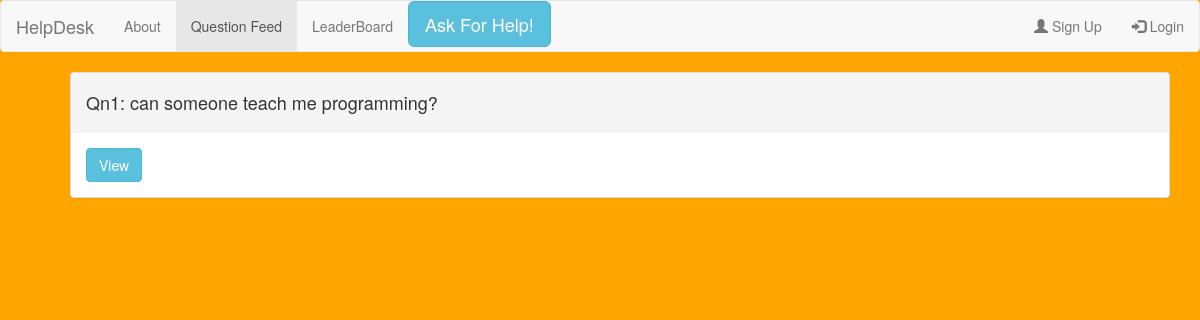
The app's page /homeFeed/, older data.
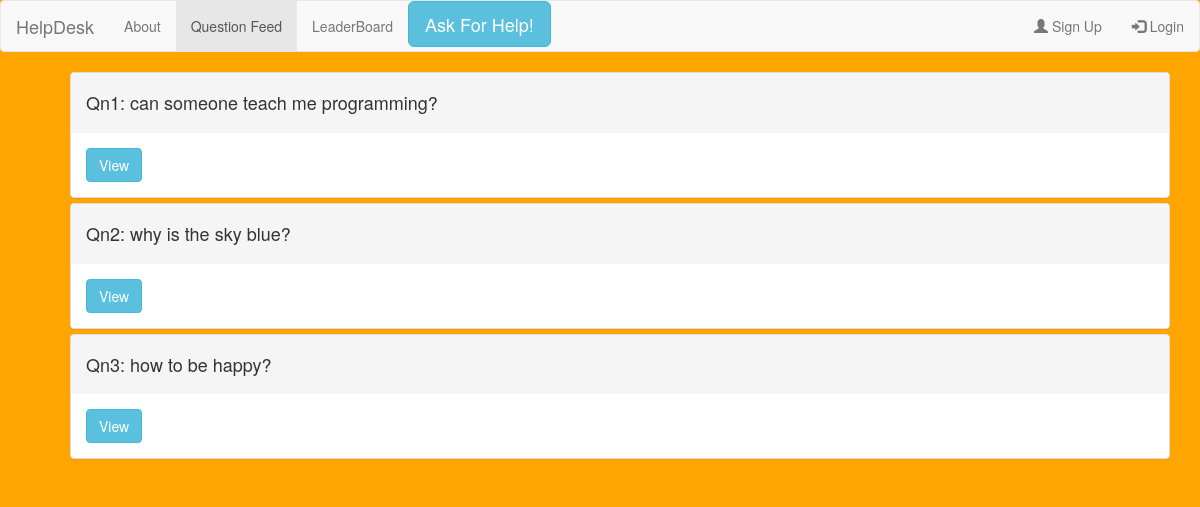
The same page, newer data.
### homeFeed/models.py (models this page shows, shortened)
class Question(models.Model):
    question_name = models.CharField(max_length=100)

### homeFeed/views.py (the view)
# urls.py: path('', views.homeFeedView, name='homeFeedView'),
def homeFeedView(request):
    is_authenticated = False
    if isLoggedIn(request):
        is_authenticated = True
    all_questions = Question.objects.all()
    return render(request,'homeFeed.html',{'all_questions_list':all_questions,'is_authenticated':is_authenticated})

### homeFeed/views.py (called while the page is built)
def isLoggedIn(request):
    return request.user.is_authenticated

### templates/homeFeed.html (shortened to what this page needs)
<!DOCTYPE html>
<html>
<head>
   <link rel="stylesheet" href="https://maxcdn.bootstrapcdn.com/bootstrap/3.4.1/css/bootstrap.min.css">
</head>
<body style="background-color:orange;">
  <nav class="navbar navbar-default">
  <div class="container-fluid">
    <div class="navbar-header">
      <a class="navbar-brand"> HelpDesk </a>
    </div>
    <ul class="nav navbar-nav">
        <li><a href="#aboutModel" data-toggle="modal" data-target="#aboutModel"> About </a></li>
      <li class="active"><a href="/homeFeed/"> Question Feed </a></li>
      <li><a href="/leaderBoard/"> LeaderBoard </a></li>
    </ul>
  <button type="button" class="btn btn-info btn-lg" data-toggle="modal" data-target="#questionModel">
      Ask For Help!
  </button>
    <ul class="nav navbar-nav navbar-right">
      <li><a href="/signUp/"><span class="glyphicon glyphicon-user"></span> Sign Up</a></li>
      <li><a href="/login/"><span class="glyphicon glyphicon-log-in"></span> Login</a></li>
    </ul>
  </div>
  </nav>
<div class="container">
  <div class="panel-group">
     <ul>
        {% for question in all_questions_list %}
          <div class="panel panel-default">
              <div class="panel-heading">
                  <h4>
                    Qn{{forloop.counter}}: {{question.question_name}}
                  </h4>
               </div>
            <div class="panel-body">
              <a href="/answerFeedView/{{question.id}}" class="btn btn-info" role="button"> View </a>
          </div>
              </div>
        {% endfor %}
      </ul>
  </div>
</div>
</body>
</html>

Row changes from the older to the newer data that the page shows:
added Question: question_name "why is the sky blue?"
added Question: question_name "how to be happy?"
